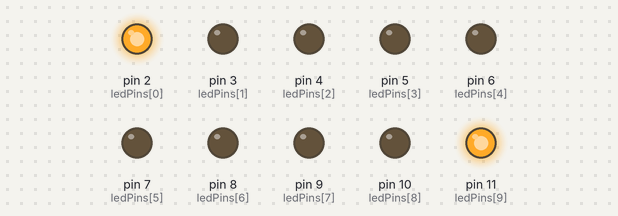
The sketch below on a simulated Arduino Uno, built with avr-gcc and run on an emulated ATmega328P. On the bench: output pins drawn as LEDs (lit = HIGH).

Above: at 0.03 s.
At 0.75 s:
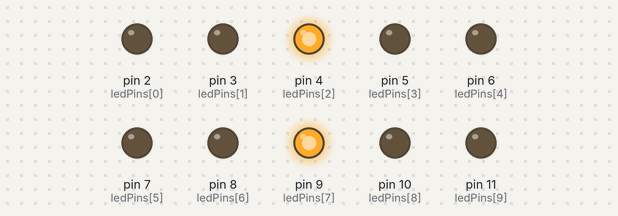
At 1.47 s:
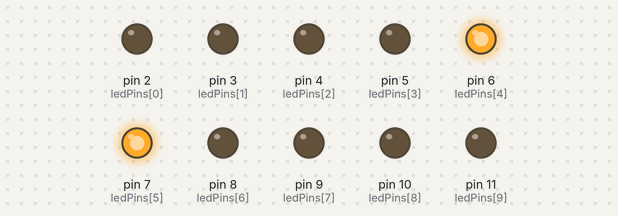
At 2.19 s:
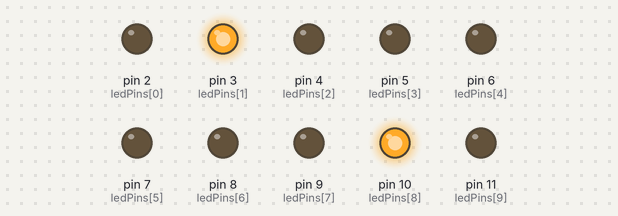
At 2.91 s:
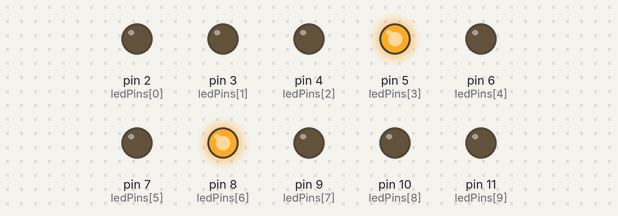
Timing chart, 0 to 3.2 s (numbered marks = the images above):
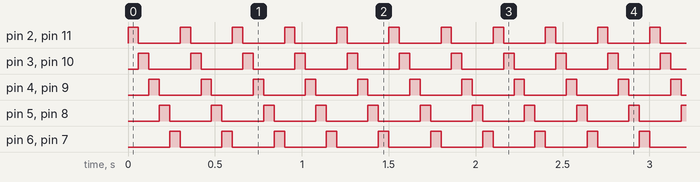

Measured:
- by itself, pin 2 (ledPins[0]), pin 3 (ledPins[1]), pin 4 (ledPins[2]), pin 5 (ledPins[3]), pin 6 (ledPins[4]), pin 7 (ledPins[5]), pin 8 (ledPins[6]), pin 9 (ledPins[7]), pin 10 (ledPins[8]), pin 11 (ledPins[9]): alternates HIGH for 0.06 s and LOW for 0.24 s

The sketch:

week13-2.ino
```cpp
const int ledCount = 10;    // the number of LEDs in the bar graph

int ledPins[] = {
  2, 3, 4, 5, 6, 7,8,9,10,11 };   // an array of pin numbers to which LEDs are attached


void setup() {
  // loop over the pin array and set them all to output:
  for (int thisLed = 0; thisLed < ledCount; thisLed++) {
    pinMode(ledPins[thisLed], OUTPUT);
  }
}

void loop() {


  // loop over the LED array:
  for (int thisLed = 0; thisLed < ledCount-5; thisLed++) {
    digitalWrite(ledPins[thisLed],HIGH);
    digitalWrite(ledPins[9-thisLed],HIGH);
    delay(60);
    digitalWrite(ledPins[thisLed],LOW);
        digitalWrite(ledPins[9-thisLed],LOW);
    }
 for (int thisLed = ledCount -1;thisLed-5>=0;thisLed--){
 digitalWrite(ledPins[thisLed],HIGH);
    digitalWrite(ledPins[9-thisLed],HIGH);
    delay(60);
    digitalWrite(ledPins[thisLed],LOW);
        digitalWrite(ledPins[9-thisLed],LOW);
}
}
```
